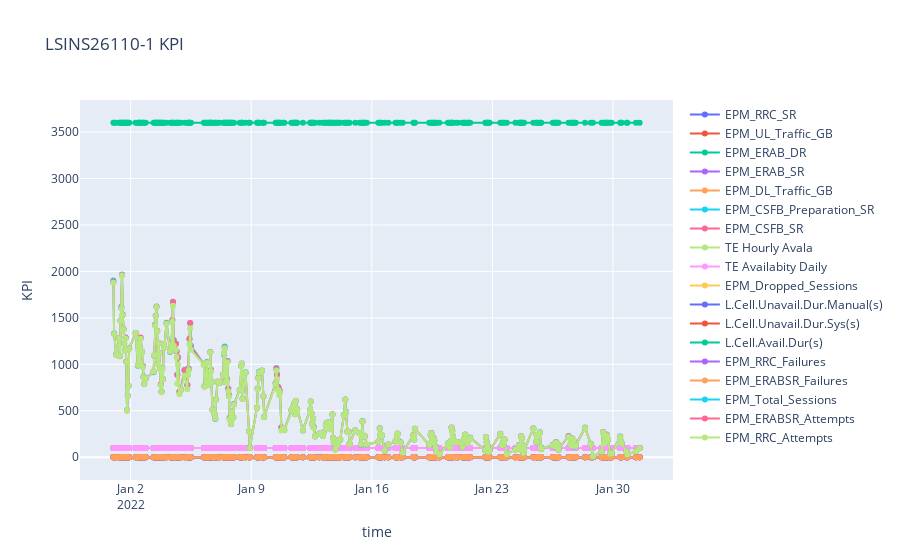

Notebook code cell kept with this figure:
### Code cell
# Cell KPI
snap = df[(df['eNodeB Name']=='LSINS26110_Site_6110') & (df['Cell Name']=='LSINS26110-1')]
data = []
for i in snap.columns[3:]:
    trace = go.Scatter(x=snap['Time'],y=snap[i],name=i,mode='markers+lines')
    data.append(trace)
layout = go.Layout(title='{} KPI'.format(df['Cell Name'].iloc[0]), xaxis ={'title':'time'},yaxis={'title':'KPI'},hovermode='x unified')
fig = go.Figure(data=data, layout=layout)
fig.update_xaxes(categoryorder='category ascending')
fig.show()

### Figure 1 — Plotly figure (JSON) as saved in the notebook; plotly's stock layout.template omitted (floating-point values rounded to 4 significant figures; data arrays with more than 128 entries replaced by an {"elided": "..."} marker saying what was removed)
{"data": [{"mode": "markers+lines", "name": "EPM_RRC_SR", "type": "scatter", "visible": true, "x": {"elided": "268 str values"}, "y": {"elided": "268 float values"}}, {"mode": "markers+lines", "name": "EPM_UL_Traffic_GB", "type": "scatter", "visible": true, "x": {"elided": "268 str values"}, "y": {"elided": "268 float values"}}, {"mode": "markers+lines", "name": "EPM_ERAB_DR", "type": "scatter", "visible": true, "x": {"elided": "268 str values"}, "y": {"elided": "268 float values"}}, {"mode": "markers+lines", "name": "EPM_ERAB_SR", "type": "scatter", "visible": true, "x": {"elided": "268 str values"}, "y": {"elided": "268 float values"}}, {"mode": "markers+lines", "name": "EPM_DL_Traffic_GB", "type": "scatter", "visible": true, "x": {"elided": "268 str values"}, "y": {"elided": "268 float values"}}, {"mode": "markers+lines", "name": "EPM_CSFB_Preparation_SR", "type": "scatter", "visible": true, "x": {"elided": "268 str values"}, "y": {"elided": "268 int values"}}, {"mode": "markers+lines", "name": "EPM_CSFB_SR", "type": "scatter", "visible": true, "x": {"elided": "268 str values"}, "y": {"elided": "268 int values"}}, {"mode": "markers+lines", "name": "TE Hourly Avala", "type": "scatter", "visible": true, "x": {"elided": "268 str values"}, "y": {"elided": "268 int values"}}, {"mode": "markers+lines", "name": "TE Availabity Daily", "type": "scatter", "visible": true, "x": {"elided": "268 str values"}, "y": {"elided": "268 int values"}}, {"mode": "markers+lines", "name": "EPM_Dropped_Sessions", "type": "scatter", "visible": true, "x": {"elided": "268 str values"}, "y": {"elided": "268 int values"}}, {"mode": "markers+lines", "name": "L.Cell.Unavail.Dur.Manual(s)", "type": "scatter", "visible": true, "x": {"elided": "268 str values"}, "y": {"elided": "268 int values"}}, {"mode": "markers+lines", "name": "L.Cell.Unavail.Dur.Sys(s)", "type": "scatter", "visible": true, "x": {"elided": "268 str values"}, "y": {"elided": "268 int values"}}, {"mode": "markers+lines", "name": "L.Cell.Avail.Dur(s)", "type": "scatter", "visible": true, "x": {"elided": "268 str values"}, "y": {"elided": "268 int values"}}, {"mode": "markers+lines", "name": "EPM_RRC_Failures", "type": "scatter", "visible": true, "x": {"elided": "268 str values"}, "y": {"elided": "268 int values"}}, {"mode": "markers+lines", "name": "EPM_ERABSR_Failures", "type": "scatter", "visible": true, "x": {"elided": "268 str values"}, "y": {"elided": "268 int values"}}, {"mode": "markers+lines", "name": "EPM_Total_Sessions", "type": "scatter", "visible": true, "x": {"elided": "268 str values"}, "y": {"elided": "268 int values"}}, {"mode": "markers+lines", "name": "EPM_ERABSR_Attempts", "type": "scatter", "visible": true, "x": {"elided": "268 str values"}, "y": {"elided": "268 int values"}}, {"mode": "markers+lines", "name": "EPM_RRC_Attempts", "type": "scatter", "visible": true, "x": {"elided": "268 str values"}, "y": {"elided": "268 int values"}}], "layout": {"autosize": true, "hovermode": "x unified", "title": {"text": "LSINS26110-1 KPI"}, "xaxis": {"autorange": true, "categoryorder": "category ascending", "range": ["2021-12-30 02:13:58.4539", "2022-02-02 10:46:01.5461"], "title": {"text": "time"}, "type": "date"}, "yaxis": {"autorange": true, "range": [-297.1, 3897.0], "title": {"text": "KPI"}, "type": "linear"}}}
